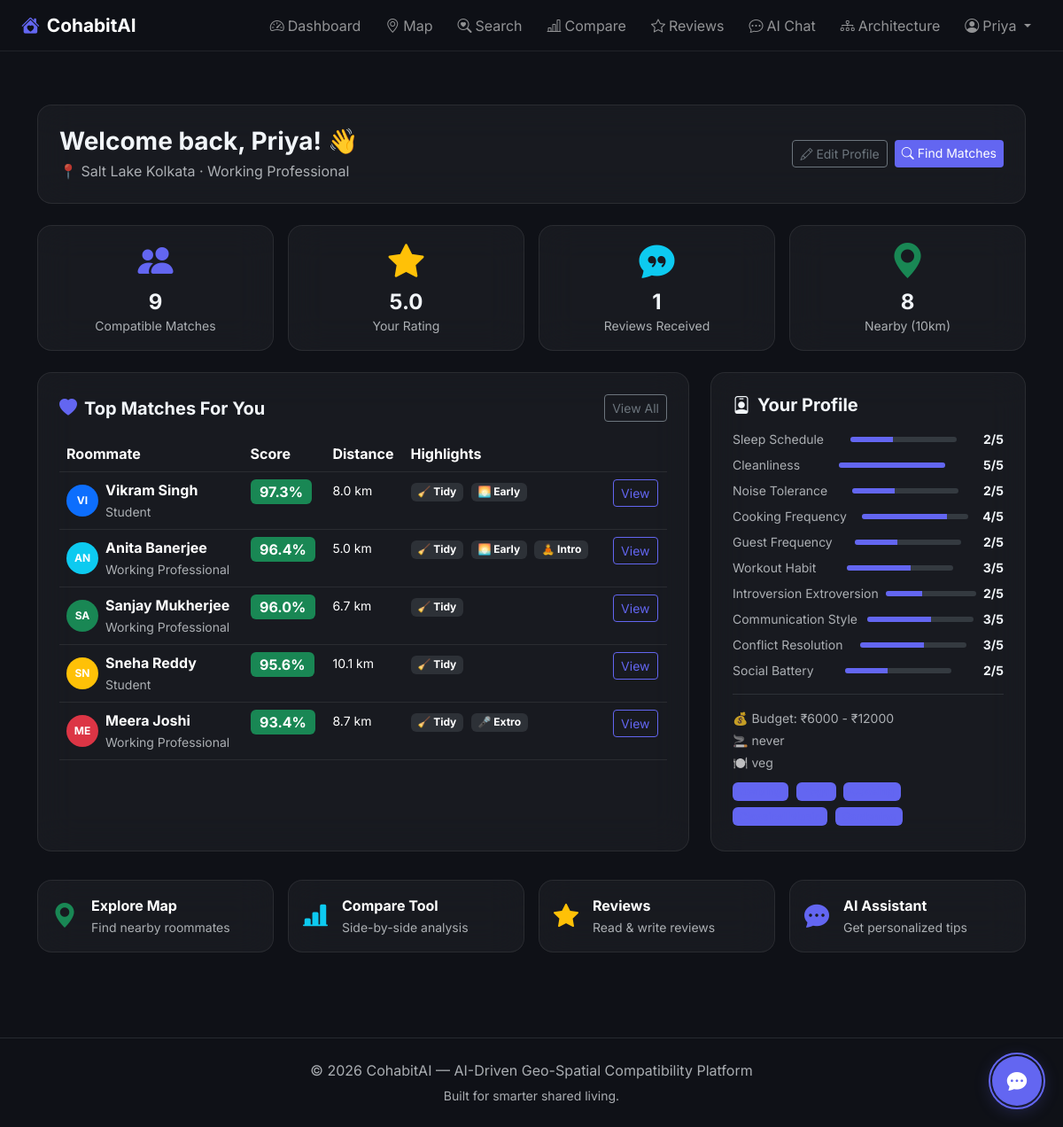
The page /dashboard (signed in) on the database as committed earlier.
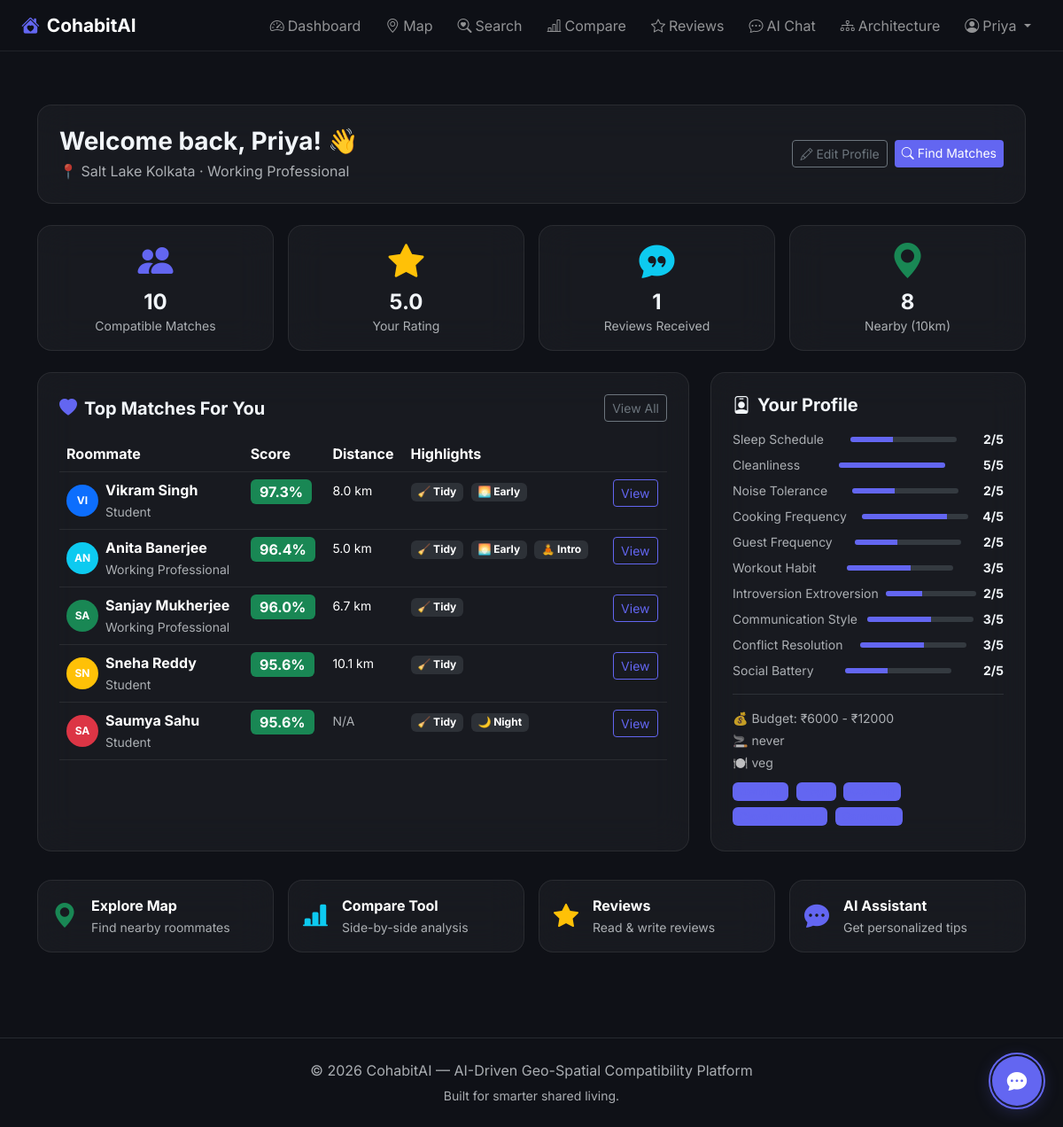
The same page on the database as committed later.
### models.py (models this page shows, shortened)
class User(UserMixin, db.Model):
    __tablename__ = 'users'
    id = db.Column(db.Integer, primary_key=True)
    email = db.Column(db.String(120), unique=True, nullable=False)
    password_hash = db.Column(db.String(256), nullable=False)
    full_name = db.Column(db.String(100), nullable=False)
    age = db.Column(db.Integer, nullable=False)
    gender = db.Column(db.String(20), nullable=False)
    occupation = db.Column(db.String(50), nullable=False)  # student / working_professional / freelancer
    phone = db.Column(db.String(15), nullable=True)
    bio = db.Column(db.Text, nullable=True)
    avatar_url = db.Column(db.String(300), nullable=True)
    latitude = db.Column(db.Float, nullable=True)
    longitude = db.Column(db.Float, nullable=True)
    city = db.Column(db.String(100), nullable=True)
    locality = db.Column(db.String(200), nullable=True)
    sleep_schedule = db.Column(db.Integer, nullable=True)       # 1=Early Bird ... 5=Night Owl
    cleanliness = db.Column(db.Integer, nullable=True)          # 1-5
    noise_tolerance = db.Column(db.Integer, nullable=True)      # 1-5
    cooking_frequency = db.Column(db.Integer, nullable=True)    # 1=Never ... 5=Daily
    guest_frequency = db.Column(db.Integer, nullable=True)      # 1=Never ... 5=Very Often
    workout_habit = db.Column(db.Integer, nullable=True)        # 1=Never ... 5=Daily
    introversion_extroversion = db.Column(db.Integer, nullable=True)  # 1=Very Intro ... 5=Very Extro
    communication_style = db.Column(db.Integer, nullable=True)         # 1=Minimal ... 5=Very Open
    conflict_resolution = db.Column(db.Integer, nullable=True)         # 1=Avoidant ... 5=Confrontational
    social_battery = db.Column(db.Integer, nullable=True)              # 1=Needs lots of alone time ... 5=Always social
    budget_min = db.Column(db.Integer, nullable=True)
    budget_max = db.Column(db.Integer, nullable=True)
    smoking = db.Column(db.String(20), nullable=True)           # never / occasionally / regularly
    drinking = db.Column(db.String(20), nullable=True)          # never / occasionally / regularly
    pet_friendly = db.Column(db.Boolean, default=False)
    veg_nonveg = db.Column(db.String(20), nullable=True)        # veg / nonveg / eggetarian / vegan
    gender_preference = db.Column(db.String(20), nullable=True) # male / female / any
    preferred_move_in = db.Column(db.String(30), nullable=True) # immediate / within_month / flexible
    interests = db.Column(db.Text, nullable=True)  # JSON array of strings
    is_looking = db.Column(db.Boolean, default=True)
    profile_complete = db.Column(db.Boolean, default=False)
    created_at = db.Column(db.DateTime, default=datetime.utcnow)
    updated_at = db.Column(db.DateTime, default=datetime.utcnow, onupdate=datetime.utcnow)
    reviews_given = db.relationship('Review', foreign_keys='Review.reviewer_id', backref='reviewer', lazy='dynamic')
    reviews_received = db.relationship('Review', foreign_keys='Review.reviewed_id', backref='reviewed', lazy='dynamic')
    def get_interests_list(self):
        if self.interests:
            return json.loads(self.interests)
        return []
    def get_feature_vector(self):
        return {
            'sleep_schedule': self.sleep_schedule or 3,
            'cleanliness': self.cleanliness or 3,
            'noise_tolerance': self.noise_tolerance or 3,
            'cooking_frequency': self.cooking_frequency or 3,
            'guest_frequency': self.guest_frequency or 3,
            'workout_habit': self.workout_habit or 3,
            'introversion_extroversion': self.introversion_extroversion or 3,
            'communication_style': self.communication_style or 3,
            'conflict_resolution': self.conflict_resolution or 3,
            'social_battery': self.social_battery or 3,
        }
    def get_avg_rating(self):
        reviews = self.reviews_received.all()
        if not reviews:
            return None
        return round(sum(r.overall_rating for r in reviews) / len(reviews), 1)

### app.py (the view)
@app.route('/dashboard')
@login_required
def dashboard():
    all_users = User.query.filter(User.id != current_user.id, User.is_looking == True).all()
    top_matches = rank_users_by_compatibility(current_user, all_users)
    nearby_count = 0
    if current_user.latitude and current_user.longitude:
        for u in all_users:
            if u.latitude and u.longitude:
                dist = haversine_distance(current_user.latitude, current_user.longitude,
                                          u.latitude, u.longitude)
                if dist <= 10:
                    nearby_count += 1
    return render_template('dashboard.html',
                           top_matches=top_matches,
                           nearby_count=nearby_count)

### app.py (called while the page is built)
@login_manager.user_loader
def load_user(user_id):
    return User.query.get(int(user_id))

### compatibility.py (called while the page is built)
def compute_compatibility(vec_a: dict, vec_b: dict) -> float:
    features = list(FEATURE_WEIGHTS.keys())
    w = np.array([FEATURE_WEIGHTS[f] for f in features])
    a = np.array([float(vec_a.get(f, 3)) for f in features])
    b = np.array([float(vec_b.get(f, 3)) for f in features])
    numerator = np.sum(w * a * b)
    denom_a = np.sqrt(np.sum(w * a ** 2))
    denom_b = np.sqrt(np.sum(w * b ** 2))
    if denom_a == 0 or denom_b == 0:
        return 0.0
    score = (numerator / (denom_a * denom_b)) * 100
    return round(min(score, 100.0), 1)

def haversine_distance(lat1, lon1, lat2, lon2):
    R = 6371  # Earth radius in km
    dlat = radians(lat2 - lat1)
    dlon = radians(lon2 - lon1)
    a = sin(dlat / 2) ** 2 + cos(radians(lat1)) * cos(radians(lat2)) * sin(dlon / 2) ** 2
    c = 2 * atan2(sqrt(a), sqrt(1 - a))
    return R * c

### templates/dashboard.html (shortened to what the changed rows need)
{% extends "base.html" %}
{% block content %}
<section class="py-5" style="margin-top:70px;">
    <div class="container">
        <div class="row g-3 mb-4">
            <div class="col-6 col-md-3">
                <div class="glass-card p-3 text-center h-100">
                    <i class="bi bi-people-fill text-accent display-6"></i>
                    <h4 class="fw-bold mt-2 mb-0">{{ top_matches | length }}</h4>
                    <small class="text-muted">Compatible Matches</small>
                </div>
            </div>
        </div>
        <div class="row g-4">
            <div class="col-lg-8">
                <div class="glass-card p-4 h-100">
                    {% if top_matches %}
                    <div class="table-responsive">
                        <table class="table table-dark table-hover mb-0" style="background:transparent;">
                            <thead>
                                <tr class="text-muted">
                                    <th>Roommate</th>
                                    <th>Score</th>
                                    <th>Distance</th>
                                    <th>Highlights</th>
                                    <th></th>
                                </tr>
                            </thead>
                            <tbody>
                                {% for match in top_matches[:5] %}
                                <tr>
                                    <td>
                                        <div class="d-flex align-items-center gap-2">
                                            <div class="avatar-circle-sm bg-{{ ['primary','info','success','warning','danger'][loop.index0 % 5] }}">
                                                {{ match.user.full_name[:2] | upper }}
                                            </div>
                                            <div>
                                                <strong>{{ match.user.full_name }}</strong>
                                                <br><small class="text-muted">{{ match.user.occupation | replace('_',' ') | title }}</small>
                                            </div>
                                        </div>
                                    </td>
                                    <td>
                                        <span class="badge bg-{{ 'success' if match.score >= 85 else 'warning text-dark' if match.score >= 70 else 'danger' }} fs-6">
                                            {{ match.score }}%
                                        </span>
                                    </td>
                                    <td>
                                        {% if match.distance_km is not none %}
                                        <small>{{ match.distance_km }} km</small>
                                        {% else %}
                                        <small class="text-muted">N/A</small>
                                        {% endif %}
                                    </td>
                                    <td>
                                        {% set vec = match.user.get_feature_vector() %}
                                        {% if vec.cleanliness >= 4 %}<span class="badge bg-secondary bg-opacity-25 me-1">🧹 Tidy</span>{% endif %}
                                        {% if vec.sleep_schedule <= 2 %}<span class="badge bg-secondary bg-opacity-25 me-1">🌅 Early</span>{% elif vec.sleep_schedule >= 4 %}<span class="badge bg-secondary bg-opacity-25 me-1">🌙 Night</span>{% endif %}
                                        {% if vec.introversion_extroversion <= 2 %}<span class="badge bg-secondary bg-opacity-25 me-1">🧘 Intro</span>{% elif vec.introversion_extroversion >= 4 %}<span class="badge bg-secondary bg-opacity-25 me-1">🎤 Extro</span>{% endif %}
                                    </td>
                                    <td>
                                        <a href="{{ url_for('profile_view', user_id=match.user.id) }}" class="btn btn-sm btn-outline-accent">View</a>
                                    </td>
                                </tr>
                                {% endfor %}
                            </tbody>
                        </table>
                    </div>
                    {% else %}
                    <p class="text-muted text-center py-4">No matches yet. Complete your profile for better results!</p>
                    {% endif %}
                </div>
            </div>
                        {% set vec = current_user.get_feature_vector() %}
        </div>
    </div>
</section>
{% endblock %}

Rows that differ between the two databases and show on the page:
no longer on this page (row unchanged): User: user "ME", user.full_name "Meera Joshi", user.occupation "Working Professional"
added User: user "SA", user.full_name "Saumya Sahu", user.occupation "Student"
Other text that changed with them:
{{ top_matches | length }}: "9" → "10"
new list line: "95.6 % N/A 🧹 Tidy 🌙 Night View"
list line gone: "93.4 % 8.7 km 🧹 Tidy 🎤 Extro View"
